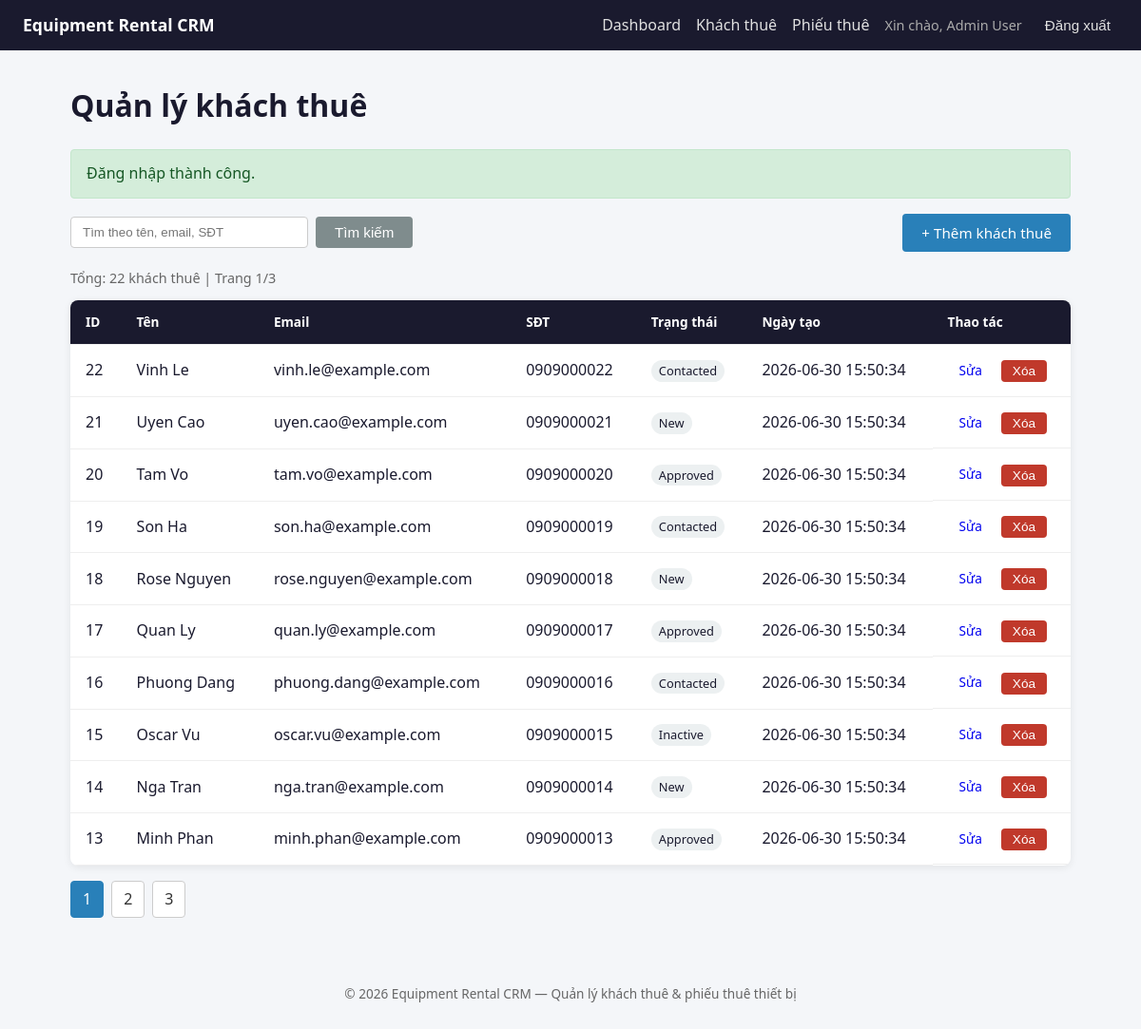
Page /renters (signed in) on the earlier database version.
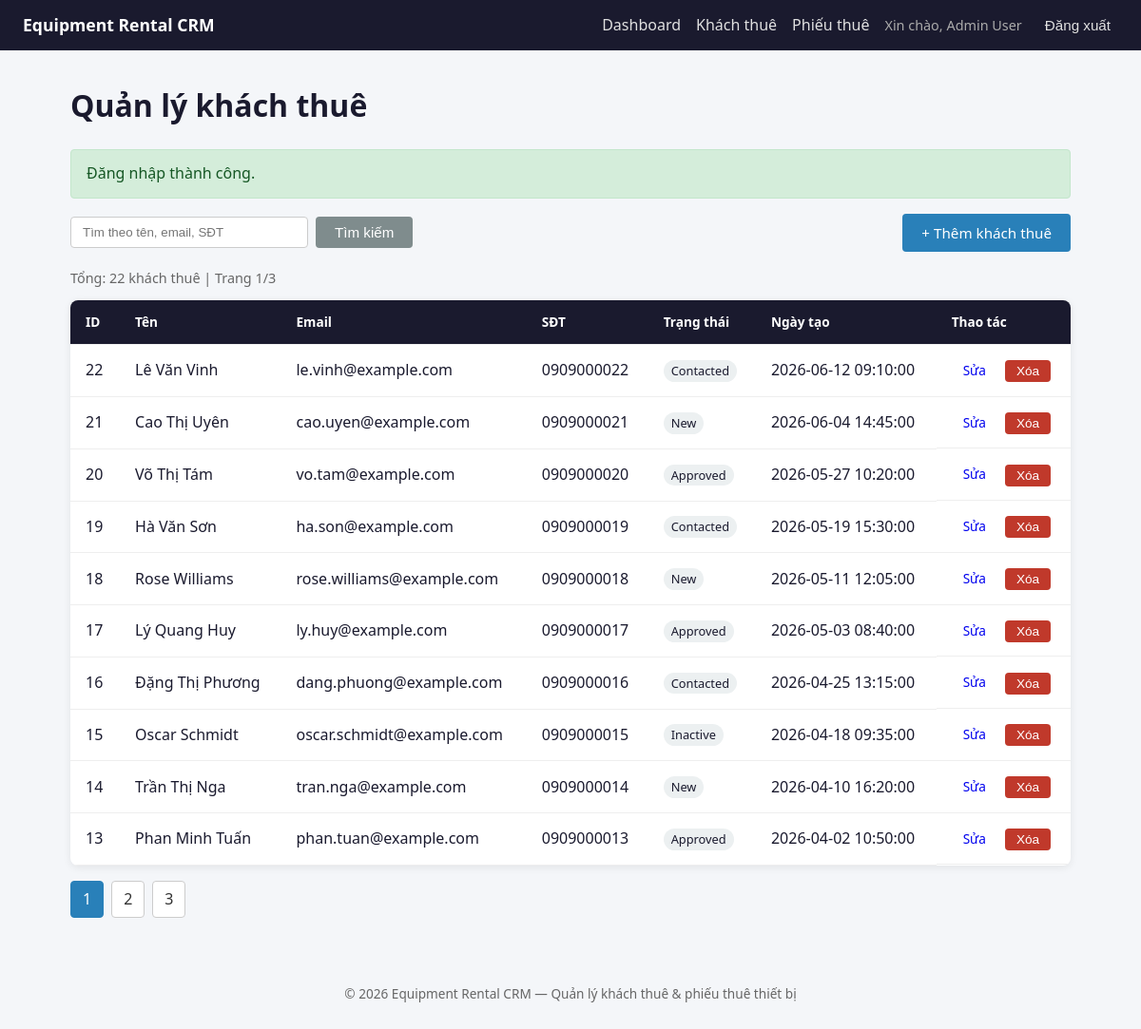
Same page on the later database version.
### tables this page shows
CREATE TABLE renters (
    id INT AUTO_INCREMENT PRIMARY KEY,
    name VARCHAR(100) NOT NULL,
    email VARCHAR(150) NOT NULL,
    phone VARCHAR(30),
    status ENUM('new', 'contacted', 'approved', 'inactive') NOT NULL DEFAULT 'new',
    note TEXT,
    created_at DATETIME NOT NULL DEFAULT CURRENT_TIMESTAMP,
    updated_at DATETIME NULL,
    UNIQUE KEY unique_renter_email (email),
    INDEX idx_renters_created_at (created_at),
    INDEX idx_renters_status_created_at (status, created_at)
);

### app/Core/helpers.php (called while the page is built, shortened)
<?php
function e(string $value): string
{
    return htmlspecialchars($value, ENT_QUOTES, 'UTF-8');
}
function render(string $view, array $data = [], string $layout = 'layouts/main'): void
{
    extract($data);
    require __DIR__ . '/../Views/' . $view . '.php';
    $content = ob_get_clean();
    require __DIR__ . '/../Views/' . $layout . '.php';
}
function partial(string $name, array $data = []): void
{
    extract($data);
    require __DIR__ . '/../Views/partials/' . $name . '.php';
}
function get_flash(string $key): ?string
{
    if (empty($_SESSION['flash'][$key])) {
        return null;
    }
    $message = $_SESSION['flash'][$key];
    return $message;
}
function is_logged_in(): bool
{
    return !empty($_SESSION['user_id']);
}

### app/Controllers/RenterController.php (called while the page is built, shortened)
<?php
class RenterController
{
    public function index(): void
    {
        $data = $this->service->getRenterList($_GET);
        render('renters/index', ['title' => 'Quản lý khách thuê'] + $data);
    }
}

### app/Core/Router.php (called while the page is built, shortened)
<?php
class Router
{
    private array $routes = ['GET' => [], 'POST' => []];
    public function get(string $path, array $handler): void
    {
        $this->routes['GET'][$path] = $handler;
    }
    public function post(string $path, array $handler): void
    {
        $this->routes['POST'][$path] = $handler;
    }
    public function dispatch(string $method, string $path, array $container): void
    {
        [$class, $action] = $this->routes[$method][$path];
        $container[$class]->$action();
    }
}

### public/index.php (called while the page is built, shortened)
<?php
$basePath = dirname(__DIR__);
require_once $basePath . '/app/Core/Router.php';
require_once $basePath . '/app/Core/helpers.php';
try {
    $dbConfig = require $basePath . '/config/database.php';
    $pdo = Database::connect($dbConfig);
} catch (Throwable $e) {
    log_error('Database connection failed: ' . $e->getMessage());
    http_response_code(500);
    if (app_config('debug', false)) {
        echo '<h1>Database Connection Error</h1>';
        echo '<p>' . e($e->getMessage()) . '</p>';
    } else {
        echo '<h1>Database Connection Error</h1>';
        echo '<p>Không thể kết nối cơ sở dữ liệu. Vui lòng kiểm tra cấu hình.</p>';
    }
    exit;
}
$userRepository = new UserRepository($pdo);
$renterRepository = new RenterRepository($pdo);
$rentalRepository = new RentalRepository($pdo);
$authService = new AuthService($userRepository);
$renterService = new RenterService($renterRepository);
$rentalService = new RentalService($rentalRepository);
$publicRenterService = new PublicRenterService($renterRepository);
$container = [
    HomeController::class => new HomeController(),
    AuthController::class => new AuthController($authService),
    DashboardController::class => new DashboardController($renterRepository, $rentalService),
    PublicRenterController::class => new PublicRenterController($publicRenterService),
    RenterController::class => new RenterController($renterService, $renterRepository),
    RentalController::class => new RentalController($rentalService, $rentalRepository),
    HealthController::class => new HealthController($pdo),
];
$router = new Router();
$router->get('/', [HomeController::class, 'index']);
$router->get('/login', [AuthController::class, 'login']);
$router->post('/login', [AuthController::class, 'handleLogin']);
$router->post('/logout', [AuthController::class, 'logout']);
$router->get('/dashboard', [DashboardController::class, 'index']);
$router->get('/public-renters/create', [PublicRenterController::class, 'create']);
$router->post('/public-renters', [PublicRenterController::class, 'store']);
$router->get('/renters', [RenterController::class, 'index']);
$router->get('/renters/create', [RenterController::class, 'create']);
$router->post('/renters/store', [RenterController::class, 'store']);
$router->get('/renters/edit', [RenterController::class, 'edit']);
$router->post('/renters/update', [RenterController::class, 'update']);
$router->post('/renters/delete', [RenterController::class, 'delete']);
$router->get('/rentals', [RentalController::class, 'index']);
$router->get('/rentals/create', [RentalController::class, 'create']);
$router->post('/rentals/store', [RentalController::class, 'store']);
$router->get('/rentals/edit', [RentalController::class, 'edit']);
$router->post('/rentals/update', [RentalController::class, 'update']);
$router->post('/rentals/delete', [RentalController::class, 'delete']);
$router->get('/health', [HealthController::class, 'index']);
$method = $_SERVER['REQUEST_METHOD'] ?? 'GET';
$path = parse_url($_SERVER['REQUEST_URI'] ?? '/', PHP_URL_PATH) ?: '/';
$router->dispatch($method, $path, $container);

### app/Services/RenterService.php (called while the page is built, shortened)
<?php
class RenterService
{
    public function getRenterList(array $query): array
    {
        $keyword = trim($query['q'] ?? '');
        $page = max(1, (int) ($query['page'] ?? 1));
        $perPage = 10;
        $sort = trim($query['sort'] ?? 'created_at');
        $direction = strtolower(trim($query['direction'] ?? 'desc'));
        $totalItems = $this->repo->countAll($keyword);
        $totalPages = max(1, (int) ceil($totalItems / $perPage));
        $page = min($page, $totalPages);
        $offset = ($page - 1) * $perPage;
        return [
            'renters' => $this->repo->getPaginated($keyword, $perPage, $offset, $sort, $direction),
            'keyword' => $keyword,
            'page' => $page,
            'totalPages' => $totalPages,
            'totalItems' => $totalItems,
            'sort' => $sort,
            'direction' => $direction,
        ];
    }
}

### app/Repositories/RenterRepository.php (called while the page is built, shortened)
<?php
class RenterRepository
{
    public function countAll(string $keyword = ''): int
    {
        $sql = 'SELECT COUNT(*) AS total FROM renters';
        $params = [];
        $stmt = $this->db->prepare($sql);
        $stmt->execute($params);
        return (int) ($stmt->fetch()['total'] ?? 0);
    }
    public function getPaginated(string $keyword, int $limit, int $offset, string $sort, string $direction): array
    {
        $sortColumn = in_array($sort, self::SORTABLE, true) ? $sort : 'created_at';
        $sortDirection = $direction === 'asc' ? 'ASC' : 'DESC';
        $sql = 'SELECT id, name, email, phone, status, created_at FROM renters';
        $params = [];
        $sql .= " ORDER BY {$sortColumn} {$sortDirection}, id DESC LIMIT :limit OFFSET :offset";
        $stmt = $this->db->prepare($sql);
        $stmt->bindValue(':limit', $limit, PDO::PARAM_INT);
        $stmt->bindValue(':offset', $offset, PDO::PARAM_INT);
        $stmt->execute();
        return $stmt->fetchAll();
    }
}

### app/Views/renters/index.php (the view, shortened to what this page needs)
<h1><?= e($title) ?></h1>
<?php partial('flash'); ?>
<div class="toolbar">
    <form method="GET" action="/renters" class="search-form">
        <input name="q" value="<?= e($keyword ?? '') ?>" placeholder="Tìm theo tên, email, SĐT">
        <button type="submit" class="btn btn-secondary">Tìm kiếm</button>
    </form>
    <a href="/renters/create" class="btn btn-primary">+ Thêm khách thuê</a>
</div>
<p class="meta">Tổng: <?= e((string) ($totalItems ?? 0)) ?> khách thuê | Trang <?= e((string) ($page ?? 1)) ?>/<?= e((string) ($totalPages ?? 1)) ?></p>
<table class="data-table">
    <thead>
        <tr>
            <th><a href="?q=<?= e($keyword ?? '') ?>&sort=id&direction=asc">ID</a></th>
            <th><a href="?q=<?= e($keyword ?? '') ?>&sort=name&direction=asc">Tên</a></th>
            <th><a href="?q=<?= e($keyword ?? '') ?>&sort=email&direction=asc">Email</a></th>
            <th>SĐT</th>
            <th><a href="?q=<?= e($keyword ?? '') ?>&sort=status&direction=asc">Trạng thái</a></th>
            <th><a href="?q=<?= e($keyword ?? '') ?>&sort=created_at&direction=desc">Ngày tạo</a></th>
            <th>Thao tác</th>
        </tr>
    </thead>
    <tbody>
        <?php if (empty($renters)): ?>
            <tr><td colspan="7" class="empty">Không có dữ liệu.</td></tr>
        <?php else: ?>
            <?php foreach ($renters as $renter): ?>
                <tr>
                    <td><?= e((string) $renter['id']) ?></td>
                    <td><?= e($renter['name']) ?></td>
                    <td><?= e($renter['email']) ?></td>
                    <td><?= e($renter['phone'] ?? '') ?></td>
                    <td><span class="badge"><?= e($renter['status']) ?></span></td>
                    <td><?= e($renter['created_at']) ?></td>
                    <td class="actions">
                        <a href="/renters/edit?id=<?= e((string) $renter['id']) ?>" class="btn btn-sm">Sửa</a>
                        <form method="POST" action="/renters/delete" class="inline-form" onsubmit="return confirm('Xóa khách thuê này?');">
                            <button type="submit" class="btn btn-sm btn-danger">Xóa</button>
                        </form>
                    </td>
                </tr>
            <?php endforeach; ?>
        <?php endif; ?>
    </tbody>
</table>
<?php if (($totalPages ?? 1) > 1): ?>
    <div class="pagination">
        <?php for ($i = 1; $i <= $totalPages; $i++): ?>
            <a href="?q=<?= e($keyword ?? '') ?>&page=<?= $i ?>&sort=<?= e($sort ?? 'created_at') ?>&direction=<?= e($direction ?? 'desc') ?>"
               class="<?= ($page ?? 1) === $i ? 'active' : '' ?>"><?= $i ?></a>
        <?php endfor; ?>
    </div>
<?php endif; ?>

### app/Views/partials/flash.php (shortened to what this page needs)
<?php
$success = get_flash('success');
?>
<?php if ($success): ?>
    <div class="alert alert-success"><?= e($success) ?></div>
<?php endif; ?>

### app/Views/layouts/main.php (shortened to what this page needs)
<!DOCTYPE html>
<html lang="vi">
<head>
    <link rel="stylesheet" href="/assets/style.css">
</head>
<body>
    <?php partial('nav'); ?>
    <main class="container">
        <?= $content ?>
    </main>
    <footer class="footer">
        <p>&copy; <?= date('Y') ?> Equipment Rental CRM — Quản lý khách thuê &amp; phiếu thuê thiết bị</p>
    </footer>
</body>
</html>

### app/Views/partials/nav.php
<nav class="navbar">
    <div class="nav-brand">
        <a href="/">Equipment Rental CRM</a>
    </div>
    <ul class="nav-links">
        <?php if (is_logged_in()): ?>
            <li><a href="/dashboard">Dashboard</a></li>
            <li><a href="/renters">Khách thuê</a></li>
            <li><a href="/rentals">Phiếu thuê</a></li>
            <li class="nav-user">Xin chào, <?= e($_SESSION['user_name'] ?? 'User') ?></li>
            <li>
                <form method="POST" action="/logout" class="inline-form">
                    <button type="submit" class="btn btn-link">Đăng xuất</button>
                </form>
            </li>
        <?php else: ?>
            <li><a href="/public-renters/create">Đăng ký thuê</a></li>
            <li><a href="/login">Đăng nhập</a></li>
        <?php endif; ?>
    </ul>
</nav>

### public/assets/style.css (style rules this page uses)
*, *::before, *::after { box-sizing: border-box; }
body { margin: 0; font-family: 'Segoe UI', Tahoma, Geneva, Verdana, sans-serif; background: #f4f6f9; color: #1a1a2e; line-height: 1.6; }
.container { max-width: 1100px; margin: 0 auto; padding: 2rem 1.5rem; }
.navbar { background: #1a1a2e; color: #fff; display: flex; justify-content: space-between; align-items: center; padding: 0.75rem 1.5rem; }
.nav-brand a { color: #fff; text-decoration: none; font-weight: 700; font-size: 1.1rem; }
.nav-links { list-style: none; display: flex; gap: 1rem; margin: 0; padding: 0; align-items: center; }
.nav-links a { color: #e0e0e0; text-decoration: none; }
.nav-user { color: #aaa; font-size: 0.9rem; }
.footer { text-align: center; padding: 1.5rem; color: #666; font-size: 0.85rem; }
h1 { margin-top: 0; color: #1a1a2e; }
.btn { display: inline-block; padding: 0.5rem 1.25rem; border: none; border-radius: 4px; cursor: pointer; font-size: 0.95rem; text-decoration: none; text-align: center; }
.btn-primary { background: #2980b9; color: #fff; }
.btn-secondary { background: #7f8c8d; color: #fff; }
.btn-danger { background: #c0392b; color: #fff; }
.btn-sm { padding: 0.25rem 0.75rem; font-size: 0.85rem; }
.btn-link { background: transparent; color: #e0e0e0; padding: 0.25rem 0.5rem; }
.inline-form { display: inline; }
.alert { padding: 0.75rem 1rem; border-radius: 4px; margin-bottom: 1rem; }
.alert-success { background: #d4edda; color: #155724; border: 1px solid #c3e6cb; }
.toolbar { display: flex; justify-content: space-between; align-items: center; margin-bottom: 1rem; flex-wrap: wrap; gap: 0.75rem; }
.search-form { display: flex; gap: 0.5rem; }
.search-form input { padding: 0.5rem 0.75rem; border: 1px solid #ccc; border-radius: 4px; min-width: 250px; }
.meta { color: #666; font-size: 0.9rem; margin-bottom: 0.75rem; }
.data-table { width: 100%; border-collapse: collapse; background: #fff; border-radius: 8px; overflow: hidden; box-shadow: 0 2px 8px rgba(0, 0, 0, 0.08); }
.data-table th, .data-table td { padding: 0.75rem 1rem; text-align: left; border-bottom: 1px solid #eee; }
.data-table th { background: #1a1a2e; color: #fff; font-size: 0.85rem; }
.data-table th a { color: #fff; text-decoration: none; }
.actions { display: flex; gap: 0.5rem; align-items: center; }
.badge { background: #ecf0f1; padding: 0.15rem 0.5rem; border-radius: 12px; font-size: 0.8rem; text-transform: capitalize; }
.pagination { display: flex; gap: 0.5rem; margin-top: 1rem; }
.pagination a { padding: 0.35rem 0.75rem; background: #fff; border: 1px solid #ccc; border-radius: 4px; text-decoration: none; color: #333; }
.pagination a.active { background: #2980b9; color: #fff; border-color: #2980b9; }

Differences in the rows shown:
changed renters id 22: name "Vinh Le" → "Lê Văn Vinh"; email "vinh.le@example.com" → "le.vinh@example.com"; created_at "2026-06-30 15:50:34" → "2026-06-12 09:10:00"
changed renters id 21: name "Uyen Cao" → "Cao Thị Uyên"; email "uyen.cao@example.com" → "cao.uyen@example.com"; created_at "2026-06-30 15:50:34" → "2026-06-04 14:45:00"
changed renters id 20: name "Tam Vo" → "Võ Thị Tám"; email "tam.vo@example.com" → "vo.tam@example.com"; created_at "2026-06-30 15:50:34" → "2026-05-27 10:20:00"
changed renters id 19: name "Son Ha" → "Hà Văn Sơn"; email "son.ha@example.com" → "ha.son@example.com"; created_at "2026-06-30 15:50:34" → "2026-05-19 15:30:00"
changed renters id 18: name "Rose Nguyen" → "Rose Williams"; email "rose.nguyen@example.com" → "rose.williams@example.com"; created_at "2026-06-30 15:50:34" → "2026-05-11 12:05:00"
changed renters id 17: name "Quan Ly" → "Lý Quang Huy"; email "quan.ly@example.com" → "ly.huy@example.com"; created_at "2026-06-30 15:50:34" → "2026-05-03 08:40:00"
changed renters id 16: name "Phuong Dang" → "Đặng Thị Phương"; email "phuong.dang@example.com" → "dang.phuong@example.com"; created_at "2026-06-30 15:50:34" → "2026-04-25 13:15:00"
changed renters "Inactive": name "Oscar Vu" → "Oscar Schmidt"; email "oscar.vu@example.com" → "oscar.schmidt@example.com"; created_at "2026-06-30 15:50:34" → "2026-04-18 09:35:00"
changed renters id 14: name "Nga Tran" → "Trần Thị Nga"; email "nga.tran@example.com" → "tran.nga@example.com"; created_at "2026-06-30 15:50:34" → "2026-04-10 16:20:00"
changed renters id 13: name "Minh Phan" → "Phan Minh Tuấn"; email "minh.phan@example.com" → "phan.tuan@example.com"; created_at "2026-06-30 15:50:34" → "2026-04-02 10:50:00"
